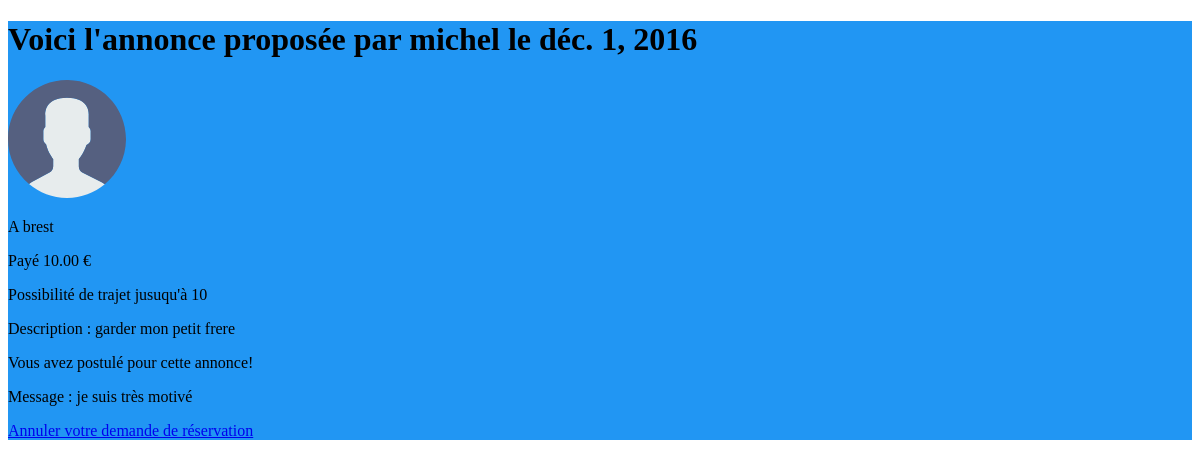
/annonce_perso/7 (signed in), run on an earlier commit of the app's database.
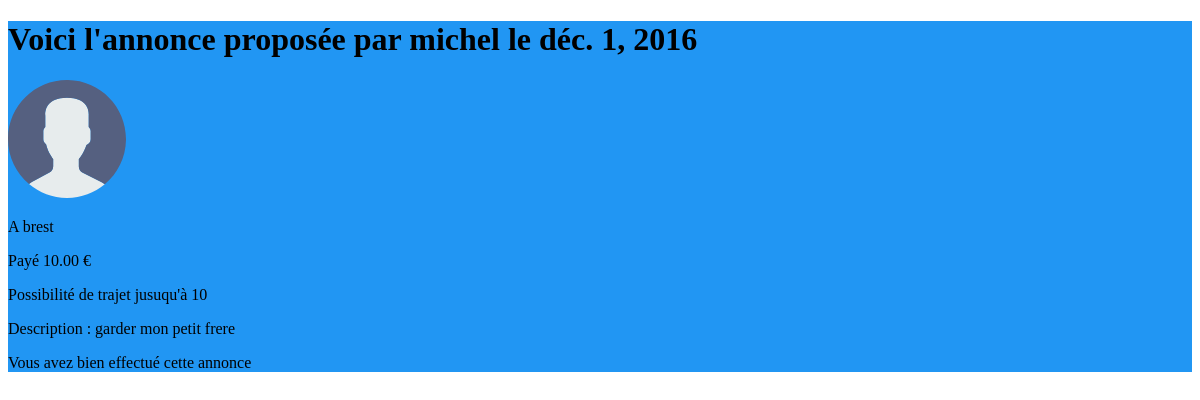
And on a later commit of the database.
### profils/models.py (models this page shows, shortened)
class Annonce (models.Model) :
	titre = models.CharField(max_length=200)
	annonce = models.TextField(null=False)
	date = models.DateTimeField(auto_now_add=True, auto_now=False, verbose_name = "Date de dépôt")
	prix = models.DecimalField(max_digits=5,decimal_places=2)
	annonceur = models.CharField(max_length=100)
	etudiant = models.CharField(max_length=100, blank=True) # blank permet de rendre ce champs optionnel
	lieux = models.CharField(max_length=50)
	distance_max = models.IntegerField()
	numero = models.IntegerField()
	etat = models.CharField(max_length=10)
	postulant = models.CharField(max_length=100, null=True)
	message_postulant = models.TextField(max_length=1000,null=True)

class Profil(models.Model):
    user = models.OneToOneField(User)
    age = models.IntegerField()
    photo = models.ImageField(upload_to="photos/")
    is_student = models.BooleanField()
    ecole = models.CharField(null=True, max_length=100)
    description = models.TextField(null=True)
    sexe = models.CharField(max_length=10)

### profils/views.py (the view)
# urls.py: url(r'^annonce_perso/(?P<numero>\d+$)',views.annonce_perso, name= 'lire_annonce_perso'),
@login_required(login_url = '/connexion/')
def annonce_perso(request,numero):
    annonce = Annonce.objects.get(numero=numero)
    user_annonceur = User.objects.get(username=annonce.annonceur)
    profil_annonceur = Profil.objects.get(user=user_annonceur)
    if annonce.etudiant != '':
        user_etudiant = User.objects.get(username=annonce.etudiant)
    if ((annonce.annonceur == request.user.username) or(annonce.postulant == request.user.username)):
        Bool = annonce.distance_max != 0
        return render(request,'profils/annonce_perso.html',locals())
    else:
        raise Http404

### profils/templates/profils/annonce_perso.html (shortened to what this page needs)
<!DOCTYPE html>
<html lang="fr">
<head>
{% load static %}
    <link rel="stylesheet" href="{% static 'style.css' %}" />
</head>
<body>
<div class="background">
<h1> Voici l'annonce proposée par {{annonce.annonceur}} le {{annonce.date|date:"DATE_FORMAT"}} </h1>
<img src="{{profil_annonceur.photo.url }}" width="10%" heigth="10%"/>
<p> A {{ annonce.lieux}} </p>
<p> Payé {{annonce.prix}} €</p>
{% if Bool %}
	<p> Possibilité de trajet jusuqu'à {{annonce.distance_max}} </p>
{% endif %}
<p>	Description : {{annonce.annonce}} </p>
{% if annonce.postulant == None %}
<a href="{% url "modifier_annonce" numero%}">Modifiez cette annonce</a></br>
<a href="{% url "supprimer_annonce" numero%}">Supprimez cette annonce</a>
{% else %}
    {% if annonce.postulant == request.user.username %}
        {% if annonce.etudiant == '' %}
            <p> Vous avez postulé pour cette annonce! </p>
            <p> Message : {{ annonce.message_postulant}} </p>
            <a href="{% url "annuler_annonce" numero%}">Annuler votre demande de réservation</a></br>
        {% elif annonce.etat == "en_cours" %}
            <p> Votre demande a été acceptée. Il vous faut maintenant effectuer cette annonce! </p>
            <p> Contactez {{annonce.annonceur}} : {{user_annonceur.email}} </p>
            <a href="{% url "annuler_annonce" numero%}">Annuler votre demande de réservation</a></br>
        {% else %}
            <p>Vous avez bien effectué cette annonce</p>
        {% endif %}
    {% elif annonce.etudiant == '' %}
        <p> {{ annonce.postulant}} a postulé pour cette annonce! </p>
        <p> Message : {{ annonce.message_postulant}} </p>
        <a href="{% url "accepter_annonce" numero%}">Accepter</a></br>
        <a href="{% url "refuser_annonce" numero%}">Refuser</a></br>
    {% else %}
        <p> {{ annonce.postulant}} a bien effectué cette annonce! </p>
    {% endif %}
{% endif %}
</div>
</body>
</html>

### static/style.css (style rules this page uses)
.background { color:black; background-color : #2196F3; background-repeat: no-repeat; background-attachment: fixed; background-size: cover; }

What changed in the data, as far as the page shows it:
changed Annonce "michel": etudiant empty → "qsomervi" (drawn); message_postulant "je suis très motivé" → (not shown)
Also different on the page:
text no longer shown: "Vous avez postulé pour cette annonce! Message : Annuler votre demande de réservation"
text now shown: "Vous avez bien effectué cette annonce"
